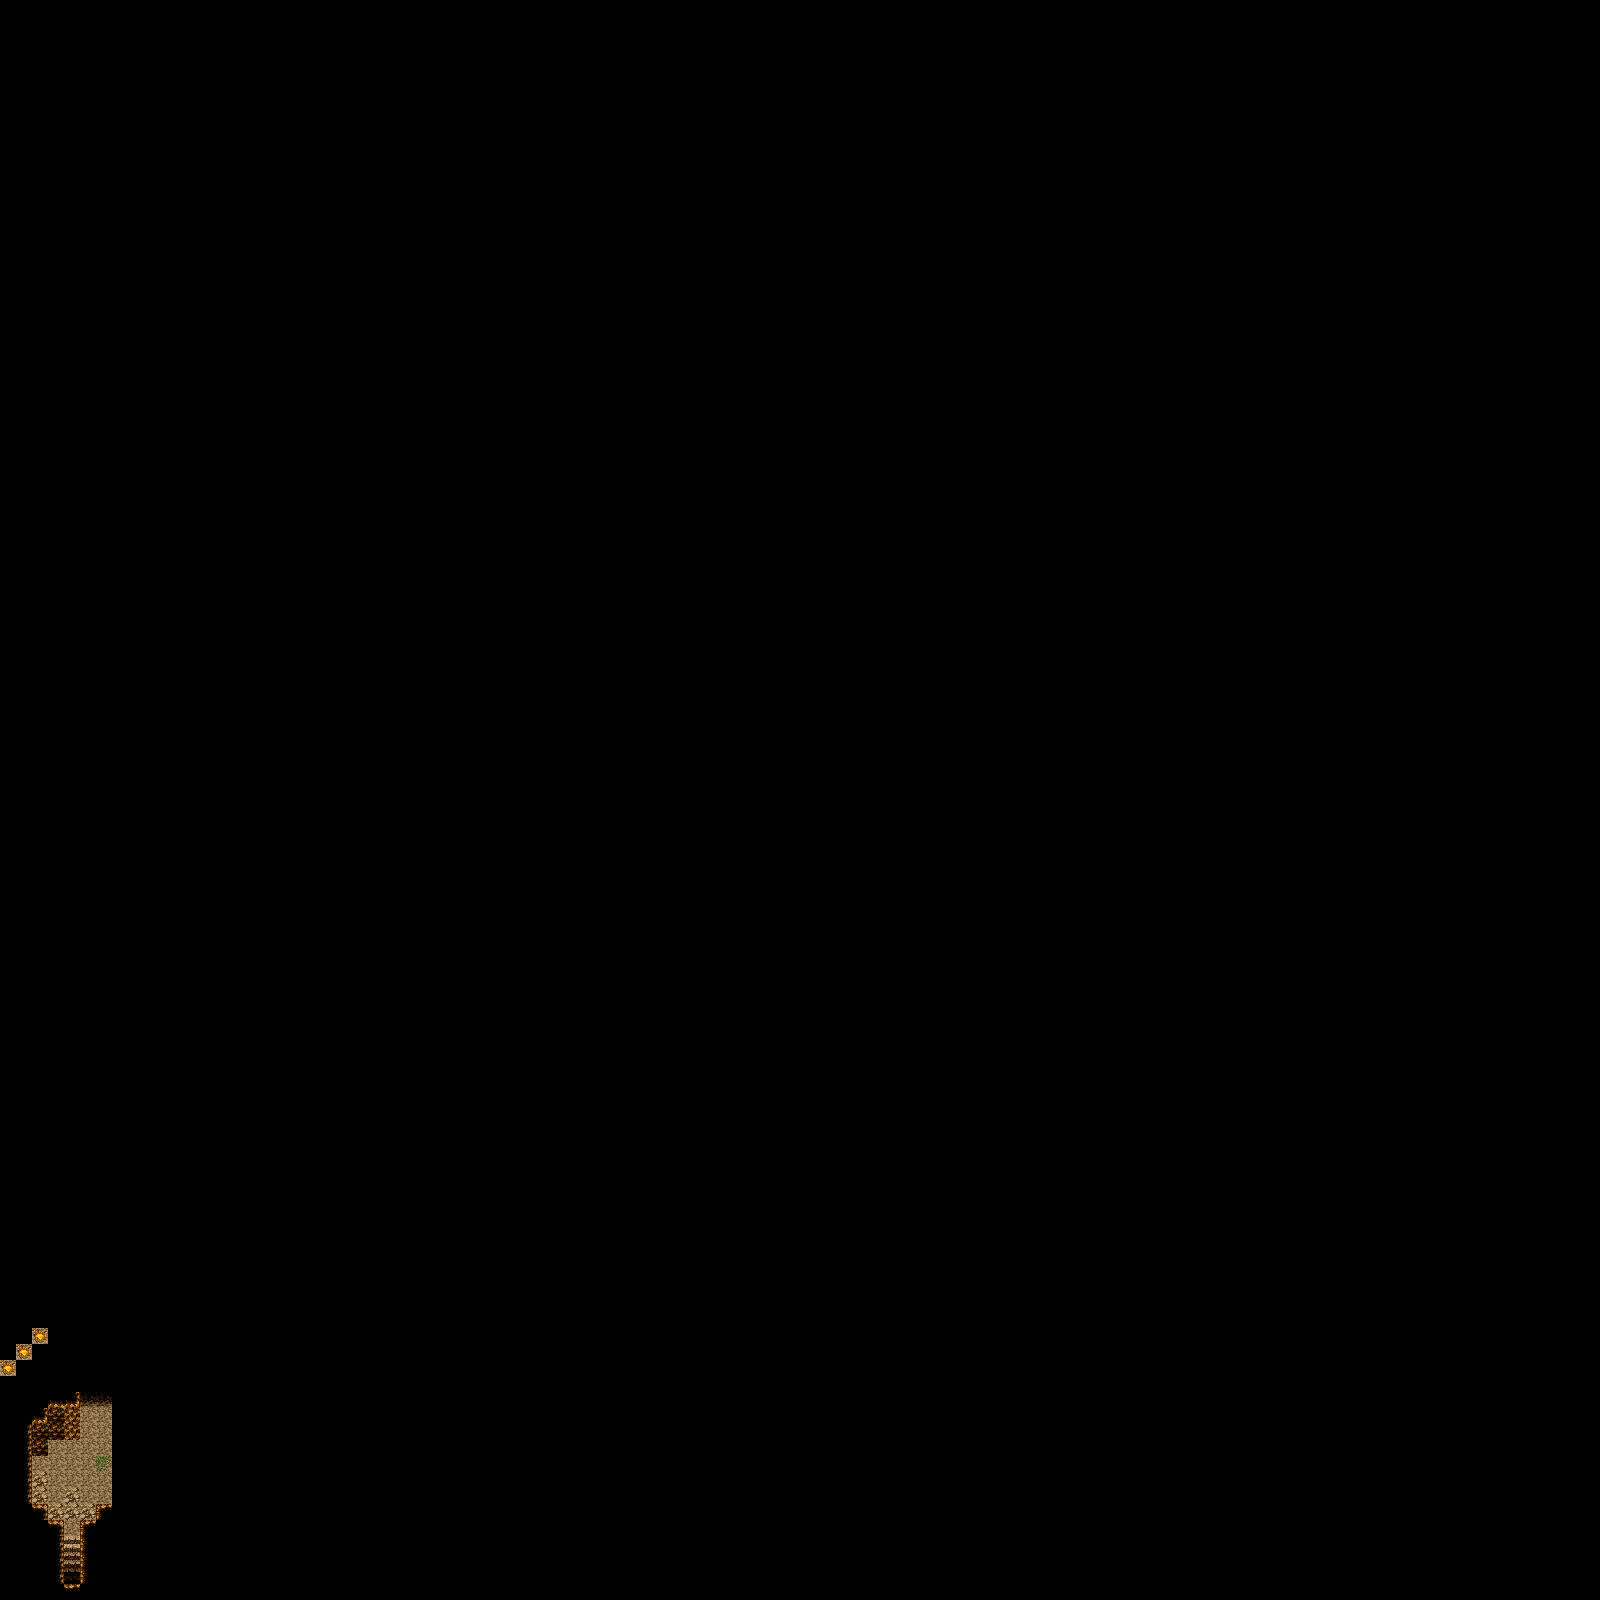

A level layout from a 2D game, rendered from its tile map. Below: a short description, then the map file with tile-grid data replaced by summaries:
An orthogonal 100x100 tile map with 16x16 px tiles, 1 tile layer (base), 4 tilesets.

<map version="1.0" tiledversion="1.1.5" orientation="orthogonal" renderorder="right-down" width="100" height="100" tilewidth="16" tileheight="16" infinite="0" nextobjectid="1">
 <tileset firstgid="1" source="d1.tsx" />
 <tileset firstgid="481" source="TileA1.tsx" />
 <tileset firstgid="673" source="pipo-map001.tsx" />
 <tileset firstgid="1025" source="chip02d_dungeon.tsx" />
 <layer name="base" width="100" height="100">
  <data>[10000 cells, 94 non-empty, 18 distinct tile ids]</data>
 </layer>
</map>
